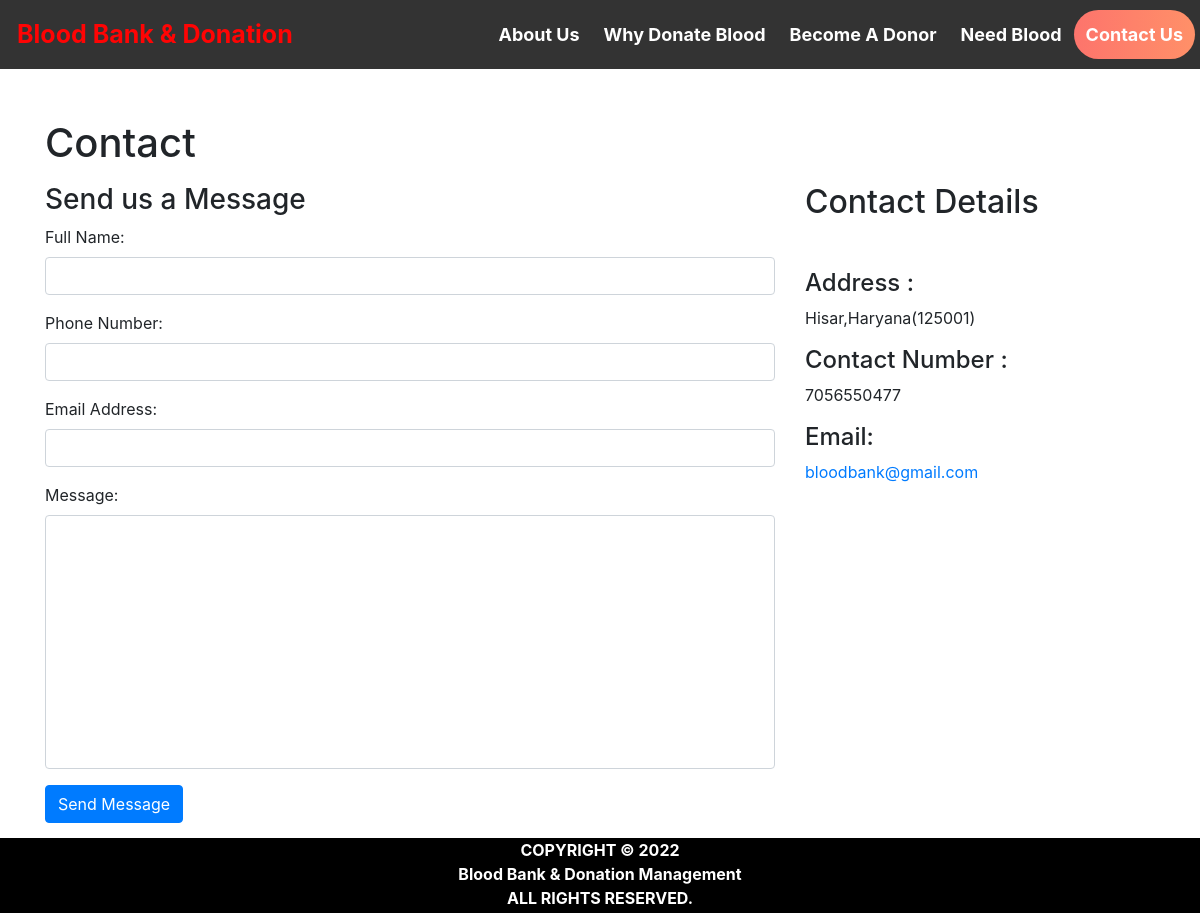
Page /contact_us.php on the committed database.
### tables this page shows
create table contact_info(
contact_id int auto_increment Not Null,
contact_address varchar(100) NOT NULL,
contact_mail varchar(50) NOT NULL,
contact_phone varchar(100) NOT NULL,
primary key(contact_id)
);

### contact_us.php (the view, shortened to what this page needs)
<html>
<head>
  <link rel="stylesheet" href="https://maxcdn.bootstrapcdn.com/bootstrap/4.5.2/css/bootstrap.min.css">
</head>
<body>
<?php $active ='contact';
include 'head.php'; ?>
<div id="page-container" style="margin-top:50px; position: relative;min-height: 84vh;">
  <div class="container">
  <div id="content-wrap" style="padding-bottom:50px;">
    <h1 class="mt-4 mb-3">Contact</h1>
    <div class="row">
      <div class="col-lg-8 mb-4">
        <h3>Send us a Message</h3>
        <form name="sentMessage"  method="post">
            <div class="control-group form-group">
                <div class="controls">
                    <label>Full Name:</label>
                    <input type="text" class="form-control" id="name" name="fullname" required>
                </div>
            </div>
            <div class="control-group form-group">
                <div class="controls">
                    <label>Phone Number:</label>
                    <input type="tel" class="form-control" id="phone" name="contactno"  required >
                </div>
            </div>
            <div class="control-group form-group">
                <div class="controls">
                    <label>Email Address:</label>
                    <input type="email" class="form-control" id="email" name="email" required>
                </div>
            </div>
            <div class="control-group form-group">
                <div class="controls">
                    <label>Message:</label>
                    <textarea rows="10" cols="100" class="form-control" id="message" name="message" required  maxlength="999" style="resize:none"></textarea>
                </div>
            </div>
            <button type="submit" name="send"  class="btn btn-primary">Send Message</button>
        </form>
    </div>
    <div class="col-lg-4 mb-4">
        <h2>Contact Details</h2>
        <?php
          include 'conn.php';
          $sql= "select * from contact_info";
          $result=mysqli_query($conn,$sql);
          if(mysqli_num_rows($result)>0)   {
              while($row = mysqli_fetch_assoc($result)) { ?>
        <br>
        <p>
            <h4>Address :</h4><?php echo $row['contact_address']; ?>
        </p>
        <p>
            <h4>Contact Number :</h4><?php echo $row['contact_phone']; ?>
        </p>
        <p>
          <h4>  Email: </h4><a href="#"><?php echo $row['contact_mail']; ?></a>
        </p>
        <?php }
      } ?>
    </div>
</div>
</div>
</div>
<?php include 'footer.php' ?>
</div>
</body>
</html>

### rows in the picture
contact_info: contact_address "Hisar,Haryana(125001)", contact_phone "7056550477", contact_mail "bloodbank@gmail.com"
